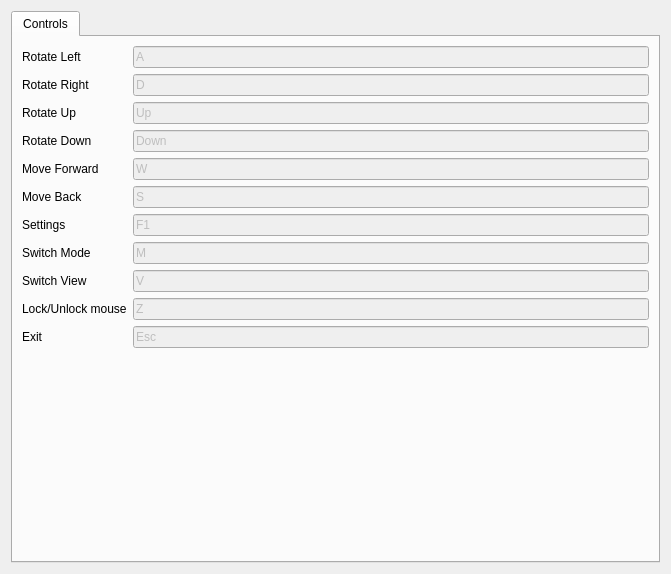
<?xml version="1.0" encoding="UTF-8"?>
<ui version="4.0">
 <class>Help</class>
 <widget class="QWidget" name="Help">
  <property name="windowModality">
   <enum>Qt::WindowModal</enum>
  </property>
  <property name="geometry">
   <rect>
    <x>0</x>
    <y>0</y>
    <width>671</width>
    <height>574</height>
   </rect>
  </property>
  <property name="contextMenuPolicy">
   <enum>Qt::DefaultContextMenu</enum>
  </property>
  <property name="windowTitle">
   <string>Settings</string>
  </property>
  <layout class="QVBoxLayout" name="verticalLayout">
   <item>
    <widget class="QTabWidget" name="tabWidget">
     <property name="currentIndex">
      <number>0</number>
     </property>
     <widget class="QWidget" name="tab">
      <attribute name="title">
       <string>Controls</string>
      </attribute>
      <layout class="QVBoxLayout" name="verticalLayout_2">
       <item>
        <layout class="QGridLayout" name="gridLayout">
         <item row="9" column="1">
          <widget class="QKeySequenceEdit" name="keySequenceEdit_9">
           <property name="enabled">
            <bool>false</bool>
           </property>
           <property name="keySequence">
            <string>V</string>
           </property>
          </widget>
         </item>
         <item row="8" column="0">
          <widget class="QLabel" name="label_8">
           <property name="text">
            <string>Switch Mode</string>
           </property>
          </widget>
         </item>
         <item row="7" column="1">
          <widget class="QKeySequenceEdit" name="keySequenceEdit_7">
           <property name="enabled">
            <bool>false</bool>
           </property>
           <property name="keySequence">
            <string>F1</string>
           </property>
          </widget>
         </item>
         <item row="7" column="0">
          <widget class="QLabel" name="label_7">
           <property name="text">
            <string>Settings</string>
           </property>
          </widget>
         </item>
         <item row="8" column="1">
          <widget class="QKeySequenceEdit" name="keySequenceEdit_8">
           <property name="enabled">
            <bool>false</bool>
           </property>
           <property name="keySequence">
            <string>M</string>
           </property>
          </widget>
         </item>
         <item row="9" column="0">
          <widget class="QLabel" name="label_9">
           <property name="text">
            <string>Switch View</string>
           </property>
          </widget>
         </item>
         <item row="10" column="1">
          <widget class="QKeySequenceEdit" name="keySequenceEdit_10">
           <property name="enabled">
            <bool>false</bool>
           </property>
           <property name="keySequence">
            <string>Z</string>
           </property>
          </widget>
         </item>
         <item row="10" column="0">
          <widget class="QLabel" name="label_10">
           <property name="text">
            <string>Lock/Unlock mouse</string>
           </property>
          </widget>
         </item>
         <item row="2" column="0">
          <widget class="QLabel" name="label_4">
           <property name="text">
            <string>Rotate Right</string>
           </property>
          </widget>
         </item>
         <item row="4" column="1">
          <widget class="QKeySequenceEdit" name="keySequenceEdit_4">
           <property name="enabled">
            <bool>false</bool>
           </property>
           <property name="sizePolicy">
            <sizepolicy hsizetype="Expanding" vsizetype="Fixed">
             <horstretch>0</horstretch>
             <verstretch>0</verstretch>
            </sizepolicy>
           </property>
           <property name="keySequence">
            <string>Down</string>
           </property>
          </widget>
         </item>
         <item row="6" column="1">
          <widget class="QKeySequenceEdit" name="keySequenceEdit_6">
           <property name="enabled">
            <bool>false</bool>
           </property>
           <property name="keySequence">
            <string>S</string>
           </property>
          </widget>
         </item>
         <item row="2" column="1">
          <widget class="QKeySequenceEdit" name="keySequenceEdit_2">
           <property name="enabled">
            <bool>false</bool>
           </property>
           <property name="keySequence">
            <string>D</string>
           </property>
          </widget>
         </item>
         <item row="5" column="1">
          <widget class="QKeySequenceEdit" name="keySequenceEdit_5">
           <property name="enabled">
            <bool>false</bool>
           </property>
           <property name="keySequence">
            <string>W</string>
           </property>
          </widget>
         </item>
         <item row="6" column="0">
          <widget class="QLabel" name="label_6">
           <property name="text">
            <string>Move Back</string>
           </property>
          </widget>
         </item>
         <item row="3" column="1">
          <widget class="QKeySequenceEdit" name="keySequenceEdit_3">
           <property name="enabled">
            <bool>false</bool>
           </property>
           <property name="keySequence">
            <string>Up</string>
           </property>
          </widget>
         </item>
         <item row="4" column="0">
          <widget class="QLabel" name="label">
           <property name="text">
            <string>Rotate Down</string>
           </property>
          </widget>
         </item>
         <item row="1" column="1">
          <widget class="QKeySequenceEdit" name="keySequenceEdit">
           <property name="enabled">
            <bool>false</bool>
           </property>
           <property name="keySequence">
            <string>A</string>
           </property>
          </widget>
         </item>
         <item row="5" column="0">
          <widget class="QLabel" name="label_5">
           <property name="text">
            <string>Move Forward</string>
           </property>
          </widget>
         </item>
         <item row="1" column="0">
          <widget class="QLabel" name="label_3">
           <property name="text">
            <string>Rotate Left</string>
           </property>
          </widget>
         </item>
         <item row="3" column="0">
          <widget class="QLabel" name="label_2">
           <property name="text">
            <string>Rotate Up</string>
           </property>
          </widget>
         </item>
         <item row="11" column="0">
          <widget class="QLabel" name="label_11">
           <property name="text">
            <string>Exit</string>
           </property>
          </widget>
         </item>
         <item row="11" column="1">
          <widget class="QKeySequenceEdit" name="keySequenceEdit_11">
           <property name="enabled">
            <bool>false</bool>
           </property>
           <property name="keySequence">
            <string>Esc</string>
           </property>
          </widget>
         </item>
        </layout>
       </item>
       <item>
        <spacer name="verticalSpacer">
         <property name="orientation">
          <enum>Qt::Vertical</enum>
         </property>
         <property name="sizeHint" stdset="0">
          <size>
           <width>20</width>
           <height>40</height>
          </size>
         </property>
        </spacer>
       </item>
      </layout>
     </widget>
    </widget>
   </item>
  </layout>
 </widget>
 <resources/>
 <connections/>
</ui>
